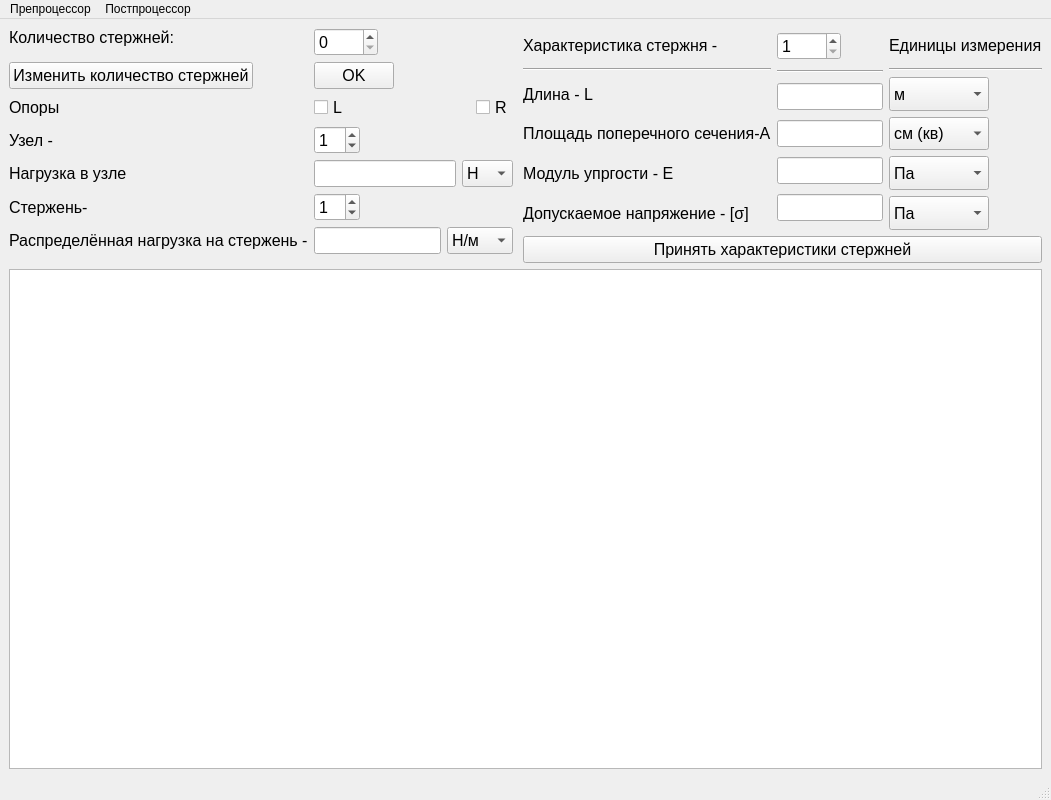
<?xml version="1.0" encoding="UTF-8"?>
<ui version="4.0">
 <class>MainWindow</class>
 <widget class="QMainWindow" name="MainWindow">
  <property name="geometry">
   <rect>
    <x>0</x>
    <y>0</y>
    <width>1051</width>
    <height>800</height>
   </rect>
  </property>
  <property name="minimumSize">
   <size>
    <width>800</width>
    <height>600</height>
   </size>
  </property>
  <property name="windowTitle">
   <string>MainWindow</string>
  </property>
  <widget class="QWidget" name="centralwidget">
   <property name="enabled">
    <bool>true</bool>
   </property>
   <property name="sizePolicy">
    <sizepolicy hsizetype="Expanding" vsizetype="Expanding">
     <horstretch>0</horstretch>
     <verstretch>0</verstretch>
    </sizepolicy>
   </property>
   <layout class="QVBoxLayout" name="verticalLayout_3">
    <item>
     <layout class="QVBoxLayout" name="verticalLayout">
      <property name="spacing">
       <number>6</number>
      </property>
      <item>
       <layout class="QHBoxLayout" name="horizontalLayout_2">
        <item>
         <layout class="QFormLayout" name="flNumberOfRods">
          <property name="sizeConstraint">
           <enum>QLayout::SetMinimumSize</enum>
          </property>
          <property name="horizontalSpacing">
           <number>6</number>
          </property>
          <item row="0" column="0">
           <widget class="QLabel" name="label">
            <property name="sizePolicy">
             <sizepolicy hsizetype="Minimum" vsizetype="Maximum">
              <horstretch>0</horstretch>
              <verstretch>0</verstretch>
             </sizepolicy>
            </property>
            <property name="font">
             <font>
              <pointsize>12</pointsize>
             </font>
            </property>
            <property name="text">
             <string>Количество стержней:</string>
            </property>
            <property name="textFormat">
             <enum>Qt::PlainText</enum>
            </property>
           </widget>
          </item>
          <item row="0" column="1">
           <widget class="QSpinBox" name="sbNumberOfrods">
            <property name="enabled">
             <bool>true</bool>
            </property>
            <property name="sizePolicy">
             <sizepolicy hsizetype="Fixed" vsizetype="Minimum">
              <horstretch>0</horstretch>
              <verstretch>0</verstretch>
             </sizepolicy>
            </property>
            <property name="font">
             <font>
              <family>MS Shell Dlg 2</family>
              <pointsize>12</pointsize>
             </font>
            </property>
            <property name="maximum">
             <number>1000</number>
            </property>
           </widget>
          </item>
          <item row="1" column="0">
           <widget class="QPushButton" name="btnChangeNumberOfRods">
            <property name="sizePolicy">
             <sizepolicy hsizetype="Minimum" vsizetype="Minimum">
              <horstretch>0</horstretch>
              <verstretch>0</verstretch>
             </sizepolicy>
            </property>
            <property name="font">
             <font>
              <pointsize>12</pointsize>
             </font>
            </property>
            <property name="text">
             <string>Изменить количество стержней</string>
            </property>
           </widget>
          </item>
          <item row="1" column="1">
           <widget class="QPushButton" name="btnAcceptNumberOfRods">
            <property name="sizePolicy">
             <sizepolicy hsizetype="Fixed" vsizetype="Maximum">
              <horstretch>0</horstretch>
              <verstretch>0</verstretch>
             </sizepolicy>
            </property>
            <property name="font">
             <font>
              <pointsize>12</pointsize>
             </font>
            </property>
            <property name="text">
             <string>OK</string>
            </property>
           </widget>
          </item>
          <item row="7" column="0">
           <widget class="Line" name="line_4">
            <property name="enabled">
             <bool>true</bool>
            </property>
            <property name="sizePolicy">
             <sizepolicy hsizetype="Minimum" vsizetype="Maximum">
              <horstretch>0</horstretch>
              <verstretch>0</verstretch>
             </sizepolicy>
            </property>
            <property name="orientation">
             <enum>Qt::Horizontal</enum>
            </property>
           </widget>
          </item>
          <item row="2" column="0">
           <widget class="QLabel" name="label_8">
            <property name="font">
             <font>
              <pointsize>12</pointsize>
             </font>
            </property>
            <property name="text">
             <string>Опоры</string>
            </property>
           </widget>
          </item>
          <item row="2" column="1">
           <layout class="QHBoxLayout" name="horizontalLayout">
            <property name="sizeConstraint">
             <enum>QLayout::SetFixedSize</enum>
            </property>
            <item>
             <widget class="QCheckBox" name="cbSetLeftProp">
              <property name="font">
               <font>
                <pointsize>12</pointsize>
               </font>
              </property>
              <property name="text">
               <string>L</string>
              </property>
             </widget>
            </item>
            <item>
             <widget class="QCheckBox" name="cbSetRightProp">
              <property name="sizePolicy">
               <sizepolicy hsizetype="Fixed" vsizetype="Fixed">
                <horstretch>0</horstretch>
                <verstretch>0</verstretch>
               </sizepolicy>
              </property>
              <property name="font">
               <font>
                <pointsize>12</pointsize>
               </font>
              </property>
              <property name="layoutDirection">
               <enum>Qt::LeftToRight</enum>
              </property>
              <property name="text">
               <string>R</string>
              </property>
             </widget>
            </item>
           </layout>
          </item>
          <item row="3" column="0">
           <widget class="QLabel" name="label_9">
            <property name="font">
             <font>
              <pointsize>12</pointsize>
             </font>
            </property>
            <property name="text">
             <string>Узел -</string>
            </property>
           </widget>
          </item>
          <item row="3" column="1">
           <widget class="QSpinBox" name="sbLoadOnNode">
            <property name="sizePolicy">
             <sizepolicy hsizetype="Maximum" vsizetype="Fixed">
              <horstretch>0</horstretch>
              <verstretch>0</verstretch>
             </sizepolicy>
            </property>
            <property name="font">
             <font>
              <pointsize>12</pointsize>
             </font>
            </property>
            <property name="value">
             <number>1</number>
            </property>
           </widget>
          </item>
          <item row="4" column="0">
           <widget class="QLabel" name="label_10">
            <property name="font">
             <font>
              <pointsize>12</pointsize>
             </font>
            </property>
            <property name="text">
             <string>Нагрузка в узле </string>
            </property>
           </widget>
          </item>
          <item row="4" column="1">
           <layout class="QHBoxLayout" name="horizontalLayout_3">
            <item>
             <widget class="QLineEdit" name="leLoadOnNode">
              <property name="enabled">
               <bool>true</bool>
              </property>
              <property name="sizePolicy">
               <sizepolicy hsizetype="Fixed" vsizetype="Fixed">
                <horstretch>100</horstretch>
                <verstretch>0</verstretch>
               </sizepolicy>
              </property>
              <property name="maximumSize">
               <size>
                <width>16777215</width>
                <height>16777215</height>
               </size>
              </property>
              <property name="font">
               <font>
                <pointsize>12</pointsize>
               </font>
              </property>
             </widget>
            </item>
            <item>
             <widget class="QComboBox" name="cbUnitLoadOnNode">
              <property name="maximumSize">
               <size>
                <width>100</width>
                <height>16777215</height>
               </size>
              </property>
              <property name="font">
               <font>
                <pointsize>12</pointsize>
               </font>
              </property>
              <property name="currentIndex">
               <number>1</number>
              </property>
              <item>
               <property name="text">
                <string>мН</string>
               </property>
              </item>
              <item>
               <property name="text">
                <string>Н</string>
               </property>
              </item>
              <item>
               <property name="text">
                <string>кН</string>
               </property>
              </item>
             </widget>
            </item>
           </layout>
          </item>
          <item row="5" column="1">
           <widget class="QSpinBox" name="sbLoadOnRod">
            <property name="sizePolicy">
             <sizepolicy hsizetype="Maximum" vsizetype="Fixed">
              <horstretch>0</horstretch>
              <verstretch>0</verstretch>
             </sizepolicy>
            </property>
            <property name="font">
             <font>
              <pointsize>12</pointsize>
             </font>
            </property>
            <property name="value">
             <number>1</number>
            </property>
           </widget>
          </item>
          <item row="5" column="0">
           <widget class="QLabel" name="label_11">
            <property name="font">
             <font>
              <pointsize>12</pointsize>
             </font>
            </property>
            <property name="text">
             <string>Стержень-</string>
            </property>
           </widget>
          </item>
          <item row="6" column="0">
           <widget class="QLabel" name="label_12">
            <property name="font">
             <font>
              <pointsize>12</pointsize>
             </font>
            </property>
            <property name="text">
             <string>Распределённая нагрузка на стержень -</string>
            </property>
           </widget>
          </item>
          <item row="6" column="1">
           <layout class="QHBoxLayout" name="horizontalLayout_5">
            <item>
             <widget class="QLineEdit" name="leLoadOnRod">
              <property name="font">
               <font>
                <pointsize>12</pointsize>
               </font>
              </property>
             </widget>
            </item>
            <item>
             <widget class="QComboBox" name="cbUnitLoadOnRod">
              <property name="maximumSize">
               <size>
                <width>100</width>
                <height>16777215</height>
               </size>
              </property>
              <property name="font">
               <font>
                <pointsize>12</pointsize>
               </font>
              </property>
              <property name="currentIndex">
               <number>1</number>
              </property>
              <item>
               <property name="text">
                <string>мН/м</string>
               </property>
              </item>
              <item>
               <property name="text">
                <string>Н/м</string>
               </property>
              </item>
              <item>
               <property name="text">
                <string>кН/м</string>
               </property>
              </item>
             </widget>
            </item>
           </layout>
          </item>
         </layout>
        </item>
        <item>
         <spacer name="horizontalSpacer">
          <property name="orientation">
           <enum>Qt::Horizontal</enum>
          </property>
          <property name="sizeHint" stdset="0">
           <size>
            <width>40</width>
            <height>20</height>
           </size>
          </property>
         </spacer>
        </item>
        <item>
         <layout class="QVBoxLayout" name="verticalLayout_2">
          <property name="sizeConstraint">
           <enum>QLayout::SetMinimumSize</enum>
          </property>
          <item>
           <layout class="QHBoxLayout" name="horizontalLayout_4">
            <item>
             <layout class="QVBoxLayout" name="verticalLayout_7">
              <item>
               <widget class="QLabel" name="label_2">
                <property name="sizePolicy">
                 <sizepolicy hsizetype="Maximum" vsizetype="Preferred">
                  <horstretch>0</horstretch>
                  <verstretch>0</verstretch>
                 </sizepolicy>
                </property>
                <property name="font">
                 <font>
                  <pointsize>12</pointsize>
                 </font>
                </property>
                <property name="text">
                 <string>Характеристика стержня -</string>
                </property>
               </widget>
              </item>
              <item>
               <widget class="Line" name="line">
                <property name="orientation">
                 <enum>Qt::Horizontal</enum>
                </property>
               </widget>
              </item>
              <item>
               <widget class="QLabel" name="label_5">
                <property name="sizePolicy">
                 <sizepolicy hsizetype="Maximum" vsizetype="Preferred">
                  <horstretch>0</horstretch>
                  <verstretch>0</verstretch>
                 </sizepolicy>
                </property>
                <property name="font">
                 <font>
                  <pointsize>12</pointsize>
                 </font>
                </property>
                <property name="text">
                 <string>Длина - L</string>
                </property>
               </widget>
              </item>
              <item>
               <widget class="QLabel" name="label_6">
                <property name="sizePolicy">
                 <sizepolicy hsizetype="Maximum" vsizetype="Preferred">
                  <horstretch>0</horstretch>
                  <verstretch>0</verstretch>
                 </sizepolicy>
                </property>
                <property name="font">
                 <font>
                  <pointsize>12</pointsize>
                 </font>
                </property>
                <property name="text">
                 <string>Площадь поперечного сечения-A</string>
                </property>
               </widget>
              </item>
              <item>
               <widget class="QLabel" name="label_3">
                <property name="font">
                 <font>
                  <pointsize>12</pointsize>
                 </font>
                </property>
                <property name="text">
                 <string>Модуль упргости - E</string>
                </property>
               </widget>
              </item>
              <item>
               <widget class="QLabel" name="label_7">
                <property name="font">
                 <font>
                  <pointsize>12</pointsize>
                 </font>
                </property>
                <property name="text">
                 <string>Допускаемое напряжение - [σ]</string>
                </property>
               </widget>
              </item>
             </layout>
            </item>
            <item>
             <layout class="QVBoxLayout" name="verticalLayout_5">
              <item>
               <widget class="QSpinBox" name="sbPropOfRod">
                <property name="sizePolicy">
                 <sizepolicy hsizetype="Maximum" vsizetype="Fixed">
                  <horstretch>0</horstretch>
                  <verstretch>0</verstretch>
                 </sizepolicy>
                </property>
                <property name="font">
                 <font>
                  <pointsize>12</pointsize>
                 </font>
                </property>
                <property name="minimum">
                 <number>1</number>
                </property>
                <property name="maximum">
                 <number>1000</number>
                </property>
               </widget>
              </item>
              <item>
               <widget class="Line" name="line_2">
                <property name="orientation">
                 <enum>Qt::Horizontal</enum>
                </property>
               </widget>
              </item>
              <item>
               <widget class="QLineEdit" name="leLenngth">
                <property name="sizePolicy">
                 <sizepolicy hsizetype="Maximum" vsizetype="Fixed">
                  <horstretch>0</horstretch>
                  <verstretch>0</verstretch>
                 </sizepolicy>
                </property>
                <property name="font">
                 <font>
                  <pointsize>12</pointsize>
                 </font>
                </property>
                <property name="alignment">
                 <set>Qt::AlignLeading|Qt::AlignLeft|Qt::AlignVCenter</set>
                </property>
               </widget>
              </item>
              <item>
               <widget class="QLineEdit" name="leArea">
                <property name="sizePolicy">
                 <sizepolicy hsizetype="Maximum" vsizetype="Fixed">
                  <horstretch>0</horstretch>
                  <verstretch>0</verstretch>
                 </sizepolicy>
                </property>
                <property name="font">
                 <font>
                  <pointsize>12</pointsize>
                 </font>
                </property>
               </widget>
              </item>
              <item>
               <widget class="QLineEdit" name="leModuleE">
                <property name="sizePolicy">
                 <sizepolicy hsizetype="Maximum" vsizetype="Fixed">
                  <horstretch>0</horstretch>
                  <verstretch>0</verstretch>
                 </sizepolicy>
                </property>
                <property name="font">
                 <font>
                  <pointsize>12</pointsize>
                 </font>
                </property>
               </widget>
              </item>
              <item>
               <widget class="QLineEdit" name="leModuleSigma">
                <property name="sizePolicy">
                 <sizepolicy hsizetype="Maximum" vsizetype="Fixed">
                  <horstretch>0</horstretch>
                  <verstretch>0</verstretch>
                 </sizepolicy>
                </property>
                <property name="font">
                 <font>
                  <pointsize>12</pointsize>
                 </font>
                </property>
               </widget>
              </item>
             </layout>
            </item>
            <item>
             <layout class="QVBoxLayout" name="verticalLayout_4">
              <item>
               <widget class="QLabel" name="label_4">
                <property name="sizePolicy">
                 <sizepolicy hsizetype="Minimum" vsizetype="Preferred">
                  <horstretch>0</horstretch>
                  <verstretch>0</verstretch>
                 </sizepolicy>
                </property>
                <property name="font">
                 <font>
                  <pointsize>12</pointsize>
                 </font>
                </property>
                <property name="text">
                 <string>Единицы измерения</string>
                </property>
               </widget>
              </item>
              <item>
               <widget class="Line" name="line_3">
                <property name="orientation">
                 <enum>Qt::Horizontal</enum>
                </property>
               </widget>
              </item>
              <item>
               <widget class="QComboBox" name="cbUnitLength">
                <property name="sizePolicy">
                 <sizepolicy hsizetype="Minimum" vsizetype="Minimum">
                  <horstretch>0</horstretch>
                  <verstretch>0</verstretch>
                 </sizepolicy>
                </property>
                <property name="maximumSize">
                 <size>
                  <width>100</width>
                  <height>16777215</height>
                 </size>
                </property>
                <property name="font">
                 <font>
                  <pointsize>12</pointsize>
                 </font>
                </property>
                <property name="currentIndex">
                 <number>3</number>
                </property>
                <item>
                 <property name="text">
                  <string>мкм</string>
                 </property>
                </item>
                <item>
                 <property name="text">
                  <string>мм</string>
                 </property>
                </item>
                <item>
                 <property name="text">
                  <string>см</string>
                 </property>
                </item>
                <item>
                 <property name="text">
                  <string>м</string>
                 </property>
                </item>
                <item>
                 <property name="text">
                  <string>км</string>
                 </property>
                </item>
               </widget>
              </item>
              <item>
               <widget class="QComboBox" name="cbUnitArea">
                <property name="sizePolicy">
                 <sizepolicy hsizetype="Minimum" vsizetype="Minimum">
                  <horstretch>0</horstretch>
                  <verstretch>0</verstretch>
                 </sizepolicy>
                </property>
                <property name="maximumSize">
                 <size>
                  <width>100</width>
                  <height>16777215</height>
                 </size>
                </property>
                <property name="font">
                 <font>
                  <pointsize>12</pointsize>
                 </font>
                </property>
                <property name="editable">
                 <bool>false</bool>
                </property>
                <property name="currentIndex">
                 <number>2</number>
                </property>
                <property name="insertPolicy">
                 <enum>QComboBox::NoInsert</enum>
                </property>
                <property name="iconSize">
                 <size>
                  <width>16</width>
                  <height>16</height>
                 </size>
                </property>
                <property name="duplicatesEnabled">
                 <bool>true</bool>
                </property>
                <item>
                 <property name="text">
                  <string>мкм (кв)</string>
                 </property>
                </item>
                <item>
                 <property name="text">
                  <string>мм (кв)</string>
                 </property>
                </item>
                <item>
                 <property name="text">
                  <string>см (кв)</string>
                 </property>
                </item>
                <item>
                 <property name="text">
                  <string>м (кв)</string>
                 </property>
                </item>
                <item>
                 <property name="text">
                  <string>км (кв)</string>
                 </property>
                </item>
               </widget>
              </item>
              <item>
               <widget class="QComboBox" name="cbModuleE">
                <property name="sizePolicy">
                 <sizepolicy hsizetype="Minimum" vsizetype="Minimum">
                  <horstretch>0</horstretch>
                  <verstretch>0</verstretch>
                 </sizepolicy>
                </property>
                <property name="maximumSize">
                 <size>
                  <width>100</width>
                  <height>16777215</height>
                 </size>
                </property>
                <property name="font">
                 <font>
                  <pointsize>12</pointsize>
                 </font>
                </property>
                <item>
                 <property name="text">
                  <string>Па</string>
                 </property>
                </item>
                <item>
                 <property name="text">
                  <string>КПа</string>
                 </property>
                </item>
                <item>
                 <property name="text">
                  <string>МПа</string>
                 </property>
                </item>
               </widget>
              </item>
              <item>
               <widget class="QComboBox" name="cbModuleSigma">
                <property name="sizePolicy">
                 <sizepolicy hsizetype="Minimum" vsizetype="Minimum">
                  <horstretch>0</horstretch>
                  <verstretch>0</verstretch>
                 </sizepolicy>
                </property>
                <property name="maximumSize">
                 <size>
                  <width>100</width>
                  <height>16777215</height>
                 </size>
                </property>
                <property name="font">
                 <font>
                  <pointsize>12</pointsize>
                 </font>
                </property>
                <item>
                 <property name="text">
                  <string>Па</string>
                 </property>
                </item>
                <item>
                 <property name="text">
                  <string>КПа</string>
                 </property>
                </item>
                <item>
                 <property name="text">
                  <string>МПА</string>
                 </property>
                </item>
               </widget>
              </item>
             </layout>
            </item>
           </layout>
          </item>
          <item>
           <widget class="QPushButton" name="btnAcceptPropOfRods">
            <property name="font">
             <font>
              <pointsize>12</pointsize>
             </font>
            </property>
            <property name="layoutDirection">
             <enum>Qt::LeftToRight</enum>
            </property>
            <property name="text">
             <string>Принять характеристики стержней</string>
            </property>
           </widget>
          </item>
         </layout>
        </item>
       </layout>
      </item>
     </layout>
    </item>
    <item>
     <widget class="QGraphicsView" name="graphicsView">
      <property name="sizePolicy">
       <sizepolicy hsizetype="Expanding" vsizetype="Expanding">
        <horstretch>0</horstretch>
        <verstretch>0</verstretch>
       </sizepolicy>
      </property>
     </widget>
    </item>
   </layout>
  </widget>
  <widget class="QMenuBar" name="menubar">
   <property name="geometry">
    <rect>
     <x>0</x>
     <y>0</y>
     <width>1051</width>
     <height>20</height>
    </rect>
   </property>
   <widget class="QMenu" name="menu">
    <property name="title">
     <string>Препроцессор</string>
    </property>
    <addaction name="actioncSave"/>
   </widget>
   <widget class="QMenu" name="menu_3">
    <property name="title">
     <string>Постпроцессор</string>
    </property>
    <addaction name="actionGo_to_post"/>
   </widget>
   <addaction name="menu"/>
   <addaction name="menu_3"/>
  </widget>
  <widget class="QStatusBar" name="statusbar"/>
  <action name="actioncSave">
   <property name="text">
    <string>Сохранить в файл</string>
   </property>
   <property name="shortcut">
    <string>Ctrl+S</string>
   </property>
  </action>
  <action name="actionGo_to_post">
   <property name="text">
    <string>Go to post</string>
   </property>
  </action>
 </widget>
 <resources/>
 <connections/>
</ui>
